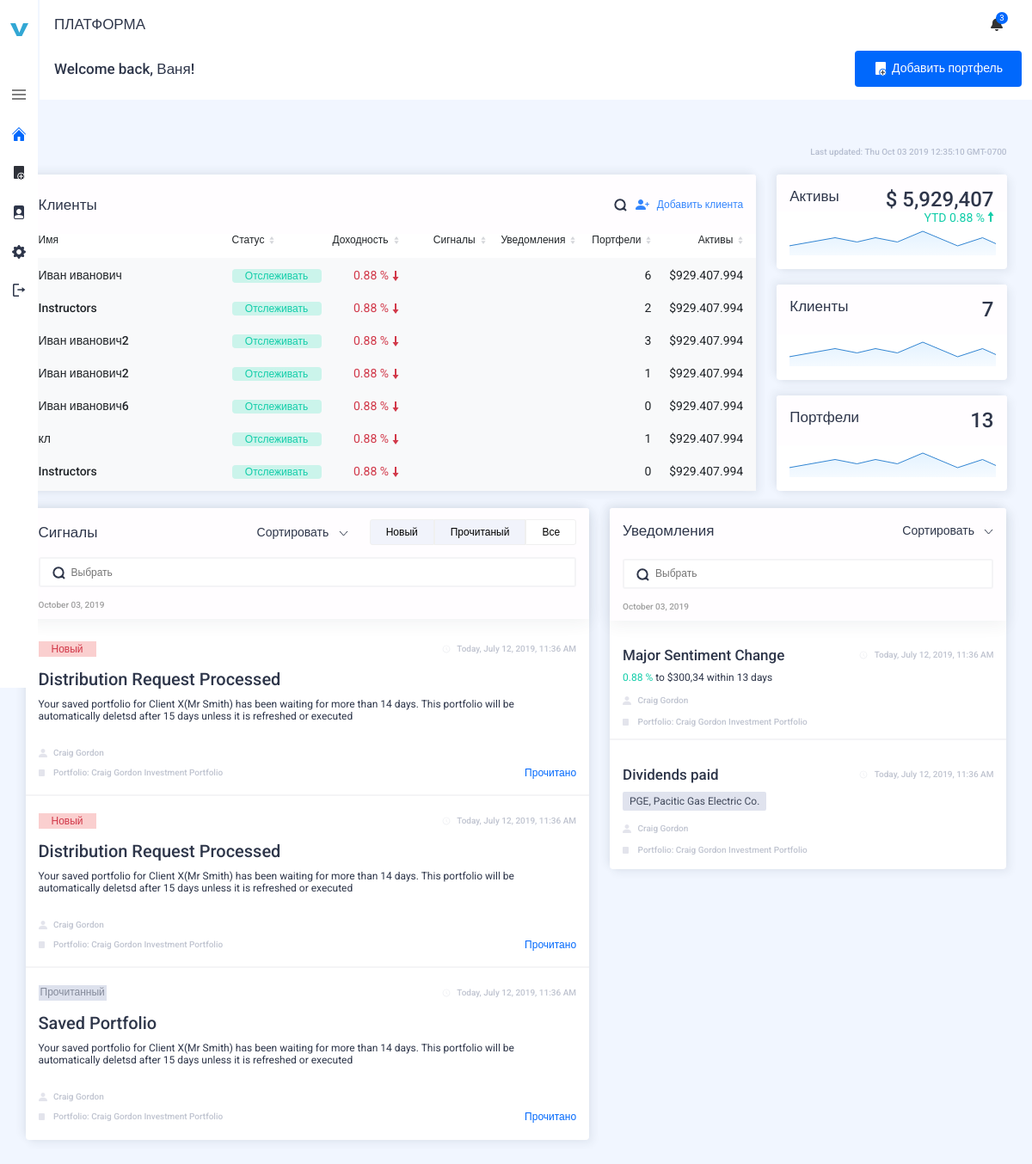
The app's page / (signed in), older data.
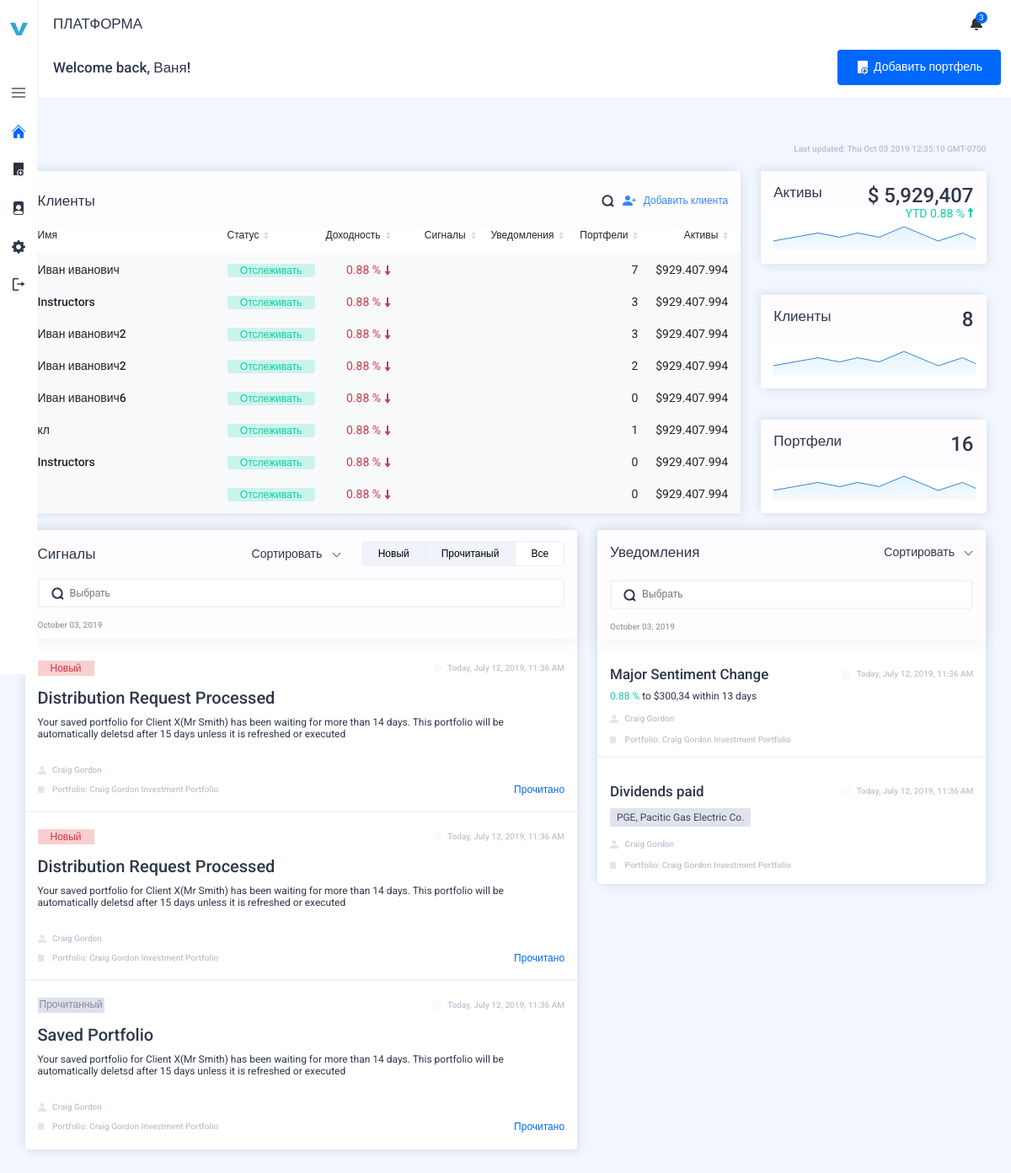
The same page, newer data.
### users/models.py (models this page shows, shortened)
class Client(models.Model):
	investmen = models.ForeignKey(InvestmentAdvisor, on_delete=models.CASCADE, related_name='client')
	name = models.CharField(max_length=255)
	description = models.TextField(blank=True)
	date_of_birth = models.DateField()
	retirement_date = models.DateField()
	drawdown_behavior = models.PositiveSmallIntegerField(choices=DRAWDOWN_BEHAVIOR,)
	employment_status = models.PositiveSmallIntegerField(choices=EMPLOYMENT_STATUS,)

### config/views.py (the view)
# urls.py: path('', views.index, name='homepage'),
@login_required
def index(request):
	investmen = InvestmentAdvisor.objects.get(user=request.user)
	all_clients = Client.objects.filter(investmen=investmen)
	number_of_clients = all_clients.count()
	number_of_active_portfolio = 0
	for i in all_clients:
		count = int(i.portfolio.all().count())
		number_of_active_portfolio += count
	template = 'index.html'
	context = {
		'all_clients': all_clients,
		'number_of_clients': number_of_clients,
		'number_of_active_portfolio': number_of_active_portfolio,
		'client': Client,
	}
	return render(request, template, context)

### templates/index.html (shortened to what the changed rows need)
<!DOCTYPE html>
{% load static %}
<html lang="en">
<head>
    <link rel="stylesheet" href="https://use.fontawesome.com/releases/v5.15.2/css/all.css" />
    <link rel="stylesheet" href="https://cdnjs.cloudflare.com/ajax/libs/jqueryui/1.12.1/jquery-ui.min.css" />
    <link rel="stylesheet" href="https://cdnjs.cloudflare.com/ajax/libs/selectize.js/0.13.3/css/selectize.bootstrap4.min.css" />
    <link rel="stylesheet" href="{% static 'css/mdb.min.css' %}" />
    <link rel="stylesheet" href="{% static 'css/animate.css' %}" />
    <link rel="stylesheet" type="text/css" href="{% static 'css/dropzone.css' %}">
    <link rel="stylesheet" href="{% static 'css/bootstrap-select.min.css' %}">
    <link rel="stylesheet" href="{% static 'css/style.css' %}" />
    <link rel="stylesheet" href="{% static 'css/jquery.scrollbar.css' %}">
    <link rel="stylesheet" type="text/css" href="https://cdn.anychart.com/releases/8.10.0/css/anychart-ui.min.css" />
</head>
<body>
    {% block content %}
    <main class="content">
        <div class="container">
            <div class="row wow fadeIn">
                <div class="col-md-9">
                    <div class="card clients">
                        <div class="card-body">
                            <table class="table clients__table table-borderless">
                                <thead>
                                    <tr>
                                        <th scope="col">Имя</th>
                                        <th scope="col">
                                            Статус
                                            <svg width="6" height="9" viewBox="0 0 6 9" fill="none" xmlns="http://www.w3.org/2000/svg">
                                                <g opacity="0.2">
                                                    <path d="M3 0L5.59808 3.75H0.401924L3 0Z" fill="#2E364A" />
                                                    <path d="M3 9L0.401924 5.25L5.59808 5.25L3 9Z" fill="#2E364A" />
                                                </g>
                                            </svg>
                                        </th>
                                        <th scope="col">
                                            Доходность
                                            <svg width="6" height="9" viewBox="0 0 6 9" fill="none" xmlns="http://www.w3.org/2000/svg">
                                                <g opacity="0.2">
                                                    <path d="M3 0L5.59808 3.75H0.401924L3 0Z" fill="#2E364A" />
                                                    <path d="M3 9L0.401924 5.25L5.59808 5.25L3 9Z" fill="#2E364A" />
                                                </g>
                                            </svg>
                                        </th>
                                        <th scope="col">
                                            Сигналы
                                            <svg width="6" height="9" viewBox="0 0 6 9" fill="none" xmlns="http://www.w3.org/2000/svg">
                                                <g opacity="0.2">
                                                    <path d="M3 0L5.59808 3.75H0.401924L3 0Z" fill="#2E364A" />
                                                    <path d="M3 9L0.401924 5.25L5.59808 5.25L3 9Z" fill="#2E364A" />
                                                </g>
                                            </svg>
                                        </th>
                                        <th scope="col">
                                            Уведомления
                                            <svg width="6" height="9" viewBox="0 0 6 9" fill="none" xmlns="http://www.w3.org/2000/svg">
                                                <g opacity="0.2">
                                                    <path d="M3 0L5.59808 3.75H0.401924L3 0Z" fill="#2E364A" />
                                                    <path d="M3 9L0.401924 5.25L5.59808 5.25L3 9Z" fill="#2E364A" />
                                                </g>
                                            </svg>
                                        </th>
                                        <th scope="col">
                                            Портфели
                                            <svg width="6" height="9" viewBox="0 0 6 9" fill="none" xmlns="http://www.w3.org/2000/svg">
                                                <g opacity="0.2">
                                                    <path d="M3 0L5.59808 3.75H0.401924L3 0Z" fill="#2E364A" />
                                                    <path d="M3 9L0.401924 5.25L5.59808 5.25L3 9Z" fill="#2E364A" />
                                                </g>
                                            </svg>
                                        </th>
                                        <th class="text-right" scope="col">
                                            Активы
                                            <svg width="6" height="9" viewBox="0 0 6 9" fill="none" xmlns="http://www.w3.org/2000/svg">
                                                <g opacity="0.2">
                                                    <path d="M3 0L5.59808 3.75H0.401924L3 0Z" fill="#2E364A" />
                                                    <path d="M3 9L0.401924 5.25L5.59808 5.25L3 9Z" fill="#2E364A" />
                                                </g>
                                            </svg>
                                        </th>
                                    </tr>
                                </thead>
                                <tbody>
                                    {% for i in all_clients %}
                                    <tr onclick='window.location.href="/client-overview/{{ i.pk }}/"; return false'>
                                        <td>{{ i.name }}</th>
                                        <td><span class="badge bg-success">Отслеживать</span></td>
                                        <td>
                                            <span class="text-danger">
                                                <span>0.88 %</span>
                                                <svg width="8" height="12" viewBox="0 0 8 12" fill="none" xmlns="http://www.w3.org/2000/svg">
                                                    <path d="M3 -3.93402e-07L5 -2.18557e-07L5 7L7.5 7L4 12L0.5 7L3 7L3 -3.93402e-07Z" fill="#D13849" />
                                                </svg>
                                            </span>
                                        </td>
                                        <td></td>
                                        <td></td>
                                        <td>{{ i.portfolio.count }}</td>
                                        <td>$929.407.994</td>
                                    </tr>
                                    {% endfor %}
                                </tbody>
                            </table>
                        </div>
                    </div>
                </div>
                <div class="col-md-3 justify-content-between d-flex flex-column">
                    <div class="card chart-clients">
                        <div class="card-header d-flex align-items-start">
                            <p class="card-title">Клиенты</p>
                            <p class="card-number ml-auto">
                                {{ number_of_clients }}
                            </p>
                        </div>
                        <div class="card-body pt-0">
                            <div class="chart assets__chart">
                            </div>
                        </div>
                    </div>
                    <div class="card chart-bags">
                        <div class="card-header d-flex align-items-start">
                            <p class="card-title">Портфели</p>
                            <p class="card-number ml-auto">
                                {{ number_of_active_portfolio }}
                            </p>
                        </div>
                    </div>
                </div>
            </div>
        </div>
    </main>
    {% endblock %}
</body>
</html>

Row changes from the older to the newer data that the page shows:
computed for Client "Иван иванович": portfolio.count "6" → "7"
computed for Client (number 2 of 8 on the later page): portfolio.count "2" → "3"
computed for Client (number 4 of 8 on the later page): portfolio.count "1" → "2"
added Client: portfolio.count "0"
Text that changed along with them:
{{ number_of_clients }}: "7" → "8"
{{ number_of_active_portfolio }}: "13" → "16"
